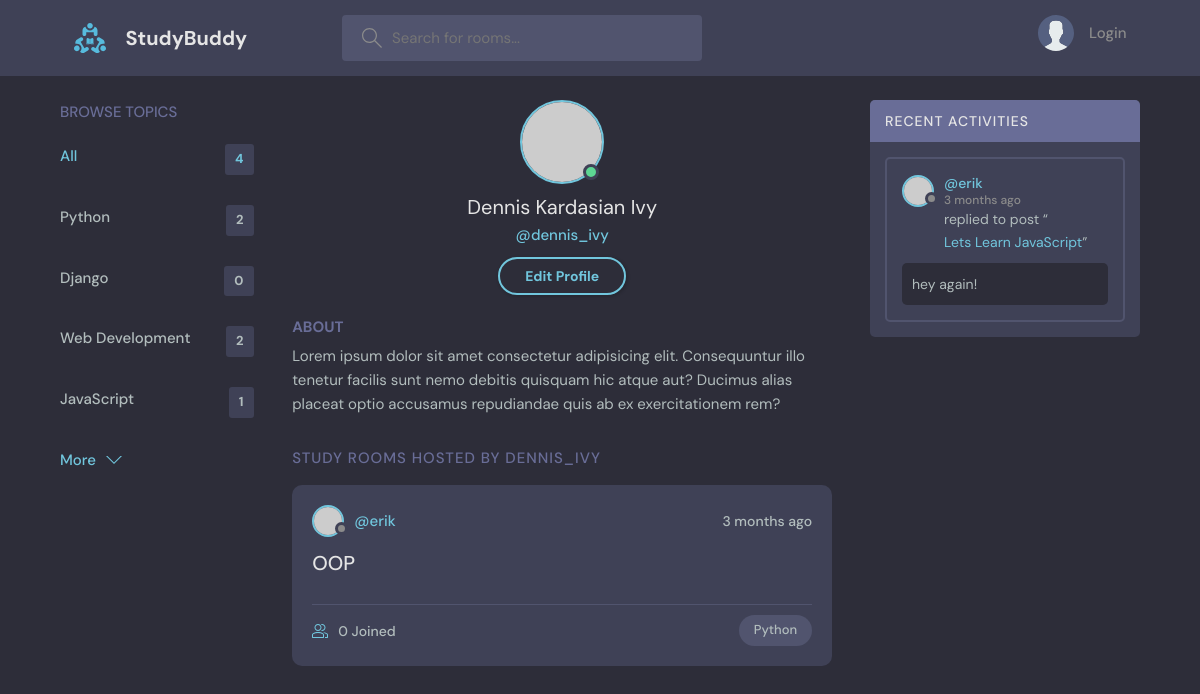
Screenshot of /profile/3/ with the database file from the repository.
### base/models.py (models this page shows, shortened)
class Topic(models.Model):
    name = models.CharField(max_length=200)

class Room(models.Model):
    host = models.ForeignKey(User, on_delete=models.SET_NULL, null=True)
    topic = models.ForeignKey(Topic, on_delete=models.SET_NULL, null=True)
    name = models.CharField(max_length=200)
    description = models.TextField(null=True, blank=True) #null=True, meaning field can be empty. blank=True, to allow blank/empty forms
    participants = models.ManyToManyField(User, related_name='participants', blank=True) #all users  active in a room
    updated = models.DateTimeField(auto_now=True)  #take timestamp of row when it's updated
    created = models.DateTimeField(auto_now_add=True) #take timestamp of row hen it's created only
    class Meta:
        ordering = ['-updated', '-created']
    def __str__(self):
        return self.name

class Message(models.Model):
    user = models.ForeignKey(User, on_delete=models.CASCADE) #user sending the message. 1-to-many relationship with Message
    room = models.ForeignKey(Room, on_delete=models.CASCADE) #database relationship - 1-to-many relationship with Room
    body = models.TextField()
    updated = models.DateTimeField(auto_now=True)   #take timestamp everytime the row is updated
    created = models.DateTimeField(auto_now_add=True) #take timestamp only when the record/row is created
    class Meta:
        ordering = ['-updated', '-created']

### base/views.py (the view)
# urls.py: path('profile/<str:pk>/', views.userProfile, name="user-profile"),
def userProfile(request, pk):
    user = User.objects.get(id=pk)
    rooms = user.room_set.all()
    room_messages = user.message_set.all()
    topics = Topic.objects.all()
    context = {'user': user, 'rooms': rooms,
               'room_messages': room_messages, 'topics': topics}
    return render(request, 'base/profile.html', context )

### base/templates/base/profile.html
{% extends 'main.html' %}
{% block content %}
  <main class="profile-page layout layout--3">
    <div class="container">
      {% include 'base/topics_component.html' %}
      <div class="roomList">
        <div class="profile">
          <div class="profile__avatar">
            <div class="avatar avatar--large active">
              <img src="https://randomuser.me/api/portraits/men/11.jpg" />
            </div>
          </div>
          <div class="profile__info">
            <h3>Dennis Kardasian Ivy</h3>
            <p>@dennis_ivy</p>
            <a href="edit-user.html" class="btn btn--main btn--pill">Edit Profile</a>
          </div>
          <div class="profile__about">
            <h3>About</h3>
            <p>
              Lorem ipsum dolor sit amet consectetur adipisicing elit. Consequuntur illo tenetur
              facilis sunt nemo debitis quisquam hic atque aut? Ducimus alias placeat optio
              accusamus repudiandae quis ab ex exercitationem rem?
            </p>
          </div>
        </div>
        <div class="roomList__header">
          <div>
            <h2>Study Rooms Hosted by dennis_ivy</a>
            </h2>
          </div>
        </div>
        {% include 'base/feed_component.html' %}
      </div>
      {% include 'base/activity_component.html' %}
    </div>
  </main>
{% endblock content%}

### base/templates/base/topics_component.html
<div class="topics">
    <div class="topics__header">
      <h2>Browse Topics</h2>
    </div>
    <ul class="topics__list">
      <li>
        <a href="{% url 'home' %}" class="active">All <span>{{topics.count}}</span></a>
      </li>
      {% for topic in topics %}
      <li>
        <a href="{% url 'home' %}?q={{topic.name}}">{{topic.name}} <span>{{topic.room_set.all.count}}</span></a>
      </li>
      {% endfor %}
    </ul>
    <a class="btn btn--link" href="topics.html">
      More
      <svg version="1.1" xmlns="http://www.w3.org/2000/svg" width="32" height="32" viewBox="0 0 32 32">
        <title>chevron-down</title>
        <path d="M16 21l-13-13h-3l16 16 16-16h-3l-13 13z"></path>
      </svg>
    </a>
  </div>

### base/templates/base/feed_component.html (shortened to what this page needs)
{% for room in rooms %}
<div class="roomListRoom">
    <div class="roomListRoom__header">
      <a href="{% url 'user-profile' room.host.id %}" class="roomListRoom__author">
        <div class="avatar avatar--small">
          <img src="https://randomuser.me/api/portraits/women/11.jpg" />
        </div>
        <span>@{{room.host.username}}</span>
      </a>
      <div class="roomListRoom__actions">
        <span>{{room.created|timesince}} ago</span>
      </div>
    </div>
    <div class="roomListRoom__content">
      <a href="{% url 'room' room.id %}">{{room.name}}</a>
    </div>
    <div class="roomListRoom__meta">
      <a href="{% url 'room' room.id %}" class="roomListRoom__joined">
        {{room.participants.all.count}} Joined
      </a>
      <p class="roomListRoom__topic">{{room.topic.name}}</p>
    </div>
  </div>
  {% endfor %}

### base/templates/base/activity_component.html (shortened to what this page needs)
<div class="activities">
    <div class="activities__header">
      <h2>Recent Activities</h2>
    </div>
    {% for message in room_messages %}
    <div class="activities__box">
      <div class="activities__boxHeader roomListRoom__header">
        <a href="{% url 'user-profile' message.user.id %}" class="roomListRoom__author">
          <div class="avatar avatar--small">
            <img src="https://randomuser.me/api/portraits/women/11.jpg" />
          </div>
          <p>
            @{{message.user}}
            <span>{{message.created|timesince}} ago</span>
          </p>
        </a>
      </div>
      <div class="activities__boxContent">
        <p>replied to post “<a href="{% url 'room' message.room.id %}">{{message.room}}</a>”</p>
        <div class="activities__boxRoomContent">
          {{message.body}}
        </div>
      </div>
    </div>
    {% endfor %}
  </div>

### rows the page displays
Topic: name "Python", room_set.all.count "2"
Topic: name "Django", room_set.all.count "0"
Topic: name "Web Development", room_set.all.count "2"
Topic: name "JavaScript", room_set.all.count "1"
Room: host.username "erik", created "3 months", name "OOP", participants.all.count "0", topic.name "Python"
Message: user "erik", created "3 months", room "Lets Learn JavaScript", body "hey again!"

### other values shown
{{ topics.count }} "4"
